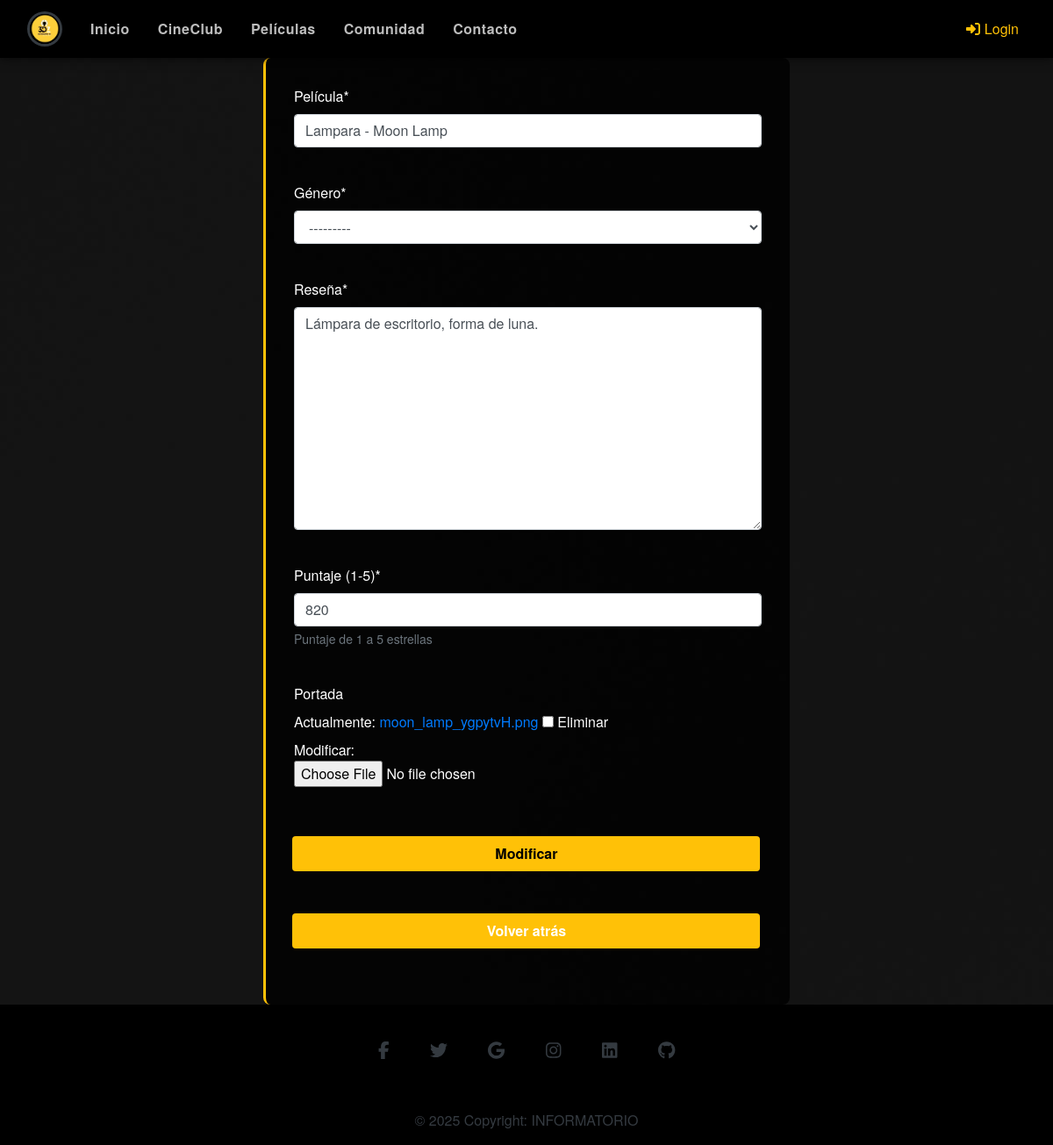
/app/1/modificar/, run on an earlier commit of the app's database.
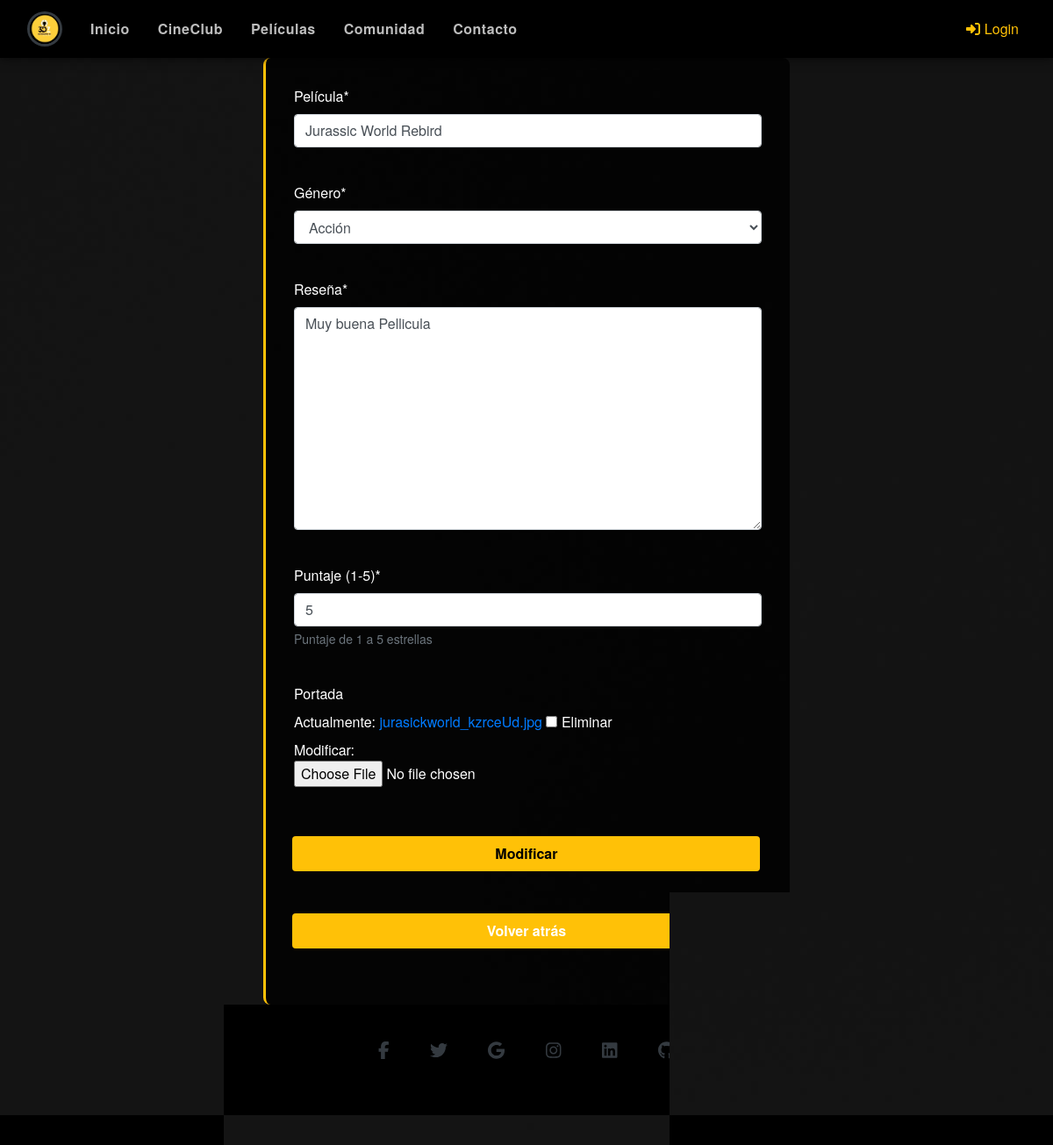
And on a later commit of the database.
### app/models.py (models this page shows, shortened)
class Producto(models.Model):
    GENERO_CHOICES = [
        ('ACC', 'Acción'),
        ('COM', 'Comedia'),
        ('DRA', 'Drama'),
        ('TER', 'Terror'),
        ('SCI', 'Ciencia Ficción'),
        ('FAN', 'Fantasía'),
        ('ROM', 'Romance'),
        ('ANI', 'Animación'),
    ]
    articulo = models.CharField('Película', max_length=50)
    seccion = models.CharField('Género', max_length=3, choices=GENERO_CHOICES)
    descripcion = models.TextField('Reseña')
    precio_unitario = models.IntegerField(
        'Puntaje (1-5)',
        validators=[MinValueValidator(1), MaxValueValidator(5)],
        help_text="Puntaje de 1 a 5 estrellas"
    )
    imagen = models.ImageField('Portada', null=True, blank=True)

### app/views.py (the view, shortened to what this page needs)
# urls.py: path('<int:pk>/modificar/',ProductUpdateView.as_view(),name="modificar_producto"),
class ProductUpdateView(UpdateView):
    model = Producto
    fields = ['articulo','seccion','descripcion','precio_unitario','imagen']
    template_name = 'modifcar_producto.html'

### templates/modifcar_producto.html (shortened to what this page needs)
{% extends "padre.html" %}
{% load crispy_forms_tags %}
{% block loquecambia %}
    <form class="form" method="POST" enctype="multipart/form-data">
        {{form.articulo|as_crispy_field }}
        <br>
        {{form.seccion|as_crispy_field }}
        <br>
        {{form.descripcion|as_crispy_field }}
        <br>
        {{form.precio_unitario|as_crispy_field }}
        <br>
        {{form.imagen|as_crispy_field }}
        <br>
        <button type="submit" class="btn btn-success bot-prod crear">Modificar</button>
        <button type="submit" class="btn btn-success bot-prod crear"><a href="{% url 'app:productos' %}" style="color: white; text-decoration: none">Volver atrás</a></button>
    </form>
{% endblock %}

What changed in the data, as far as the page shows it:
changed Producto: articulo "Lampara - Moon Lamp" → "Jurassic World Rebird"; seccion "---------" → "Acción"; descripcion "Lámpara de escritorio, forma de luna." → "Muy buena Pellicula"; precio_unitario "820" → "5"
Also different on the page:
text no longer shown: "Portada Actualmente: moon_lamp_ygpytvH.png Eliminar Modificar:"
text now shown: "Portada Actualmente: jurasickworld_kzrceUd.jpg Eliminar Modificar:"
